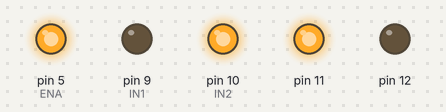
Recording of a sketch running on a simulated Arduino Uno, built with avr-gcc and run on an emulated ATmega328P. Parts: output pins drawn as LEDs (lit = HIGH).

Above: at 0.5 s.
At 3.5 s:
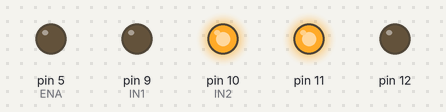
Timing chart, 0 to 6.9 s (numbered marks = the images above):
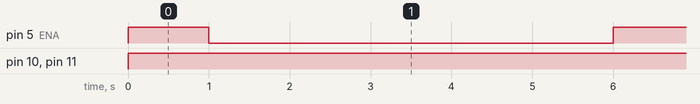

Measured:
- by itself, pin 5 (ENA): alternates HIGH for 1.0 s and LOW for 5.0 s
- by itself, pin 10 (IN2), pin 11: LOW → HIGH at 0.00 s

The sketch:

soil_moisture.ino
```cpp
void setup() {
  Serial.begin(9600);
  pinMode(5, OUTPUT); // ENA
  pinMode(9, OUTPUT); // IN1
  pinMode(10, OUTPUT);// IN2
  pinMode(11, OUTPUT);
  pinMode(12, OUTPUT);
}

void loop() {
  digitalWrite(9, LOW);
  digitalWrite(10, HIGH);
  digitalWrite(11, HIGH);
  digitalWrite(12, LOW);
  analogWrite(5, 255);
  delay(1000);
  analogWrite(5, 0);
  delay(5000);

}
```
